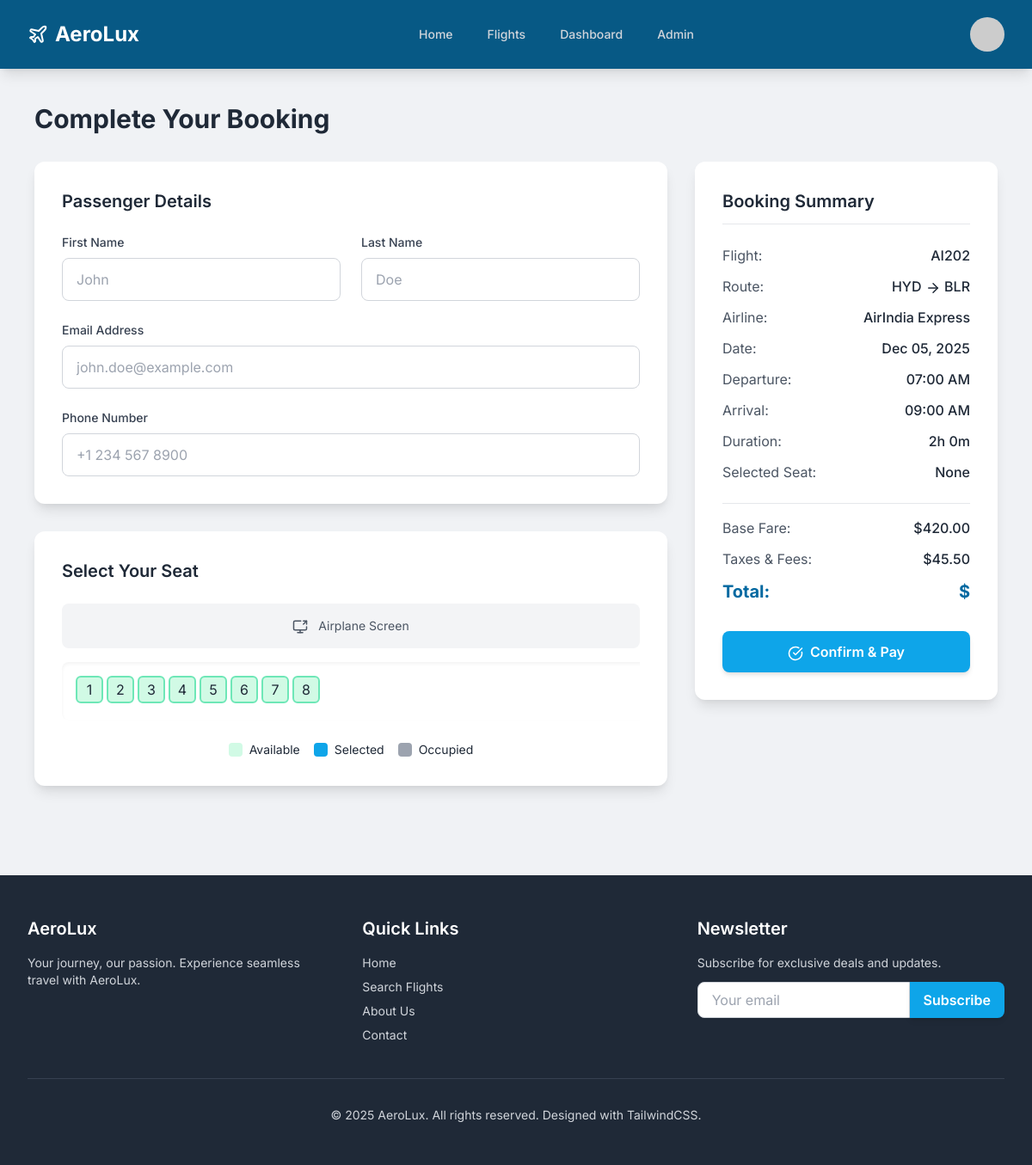
The app's page /booking/2/ (signed in) with its own data.
### flights/models.py (models this page shows, shortened)
class Seat(models.Model):
    SEAT_STATUS = (
        ('available', 'Available'),
        ('occupied', 'Occupied'),
        ('selected', 'Selected'),
    )
    flight = models.ForeignKey(Flight, on_delete=models.CASCADE, related_name='seats')
    seat_number = models.CharField(max_length=5)
    status = models.CharField(max_length=10, choices=SEAT_STATUS, default='available')
    class Meta:
        unique_together = ('flight', 'seat_number')

class Flight(models.Model):
    airline = models.ForeignKey(Airline, on_delete=models.CASCADE)
    flight_number = models.CharField(max_length=20, unique=True)
    origin = models.ForeignKey(Airport, on_delete=models.CASCADE, related_name='departures')
    destination = models.ForeignKey(Airport, on_delete=models.CASCADE, related_name='arrivals')
    departure_time = models.DateTimeField()
    arrival_time = models.DateTimeField()
    base_price = models.DecimalField(max_digits=10, decimal_places=2, validators=[MinValueValidator(Decimal('0.01'))])
    available_seats = models.IntegerField(validators=[MinValueValidator(0)])
    total_seats = models.IntegerField(validators=[MinValueValidator(1)])
    class Meta:
        ordering = ['departure_time']
    @property
    def duration(self):
        delta = self.arrival_time - self.departure_time
        hours = delta.seconds // 3600
        minutes = (delta.seconds % 3600) // 60
        return f"{hours}h {minutes}m"

class Airport(models.Model):
    name = models.CharField(max_length=200)
    city = models.CharField(max_length=100)
    country = models.CharField(max_length=100)
    code = models.CharField(max_length=10, unique=True)

class Airline(models.Model):
    name = models.CharField(max_length=100)
    code = models.CharField(max_length=10, unique=True)
    logo = models.ImageField(upload_to='airline_logos/', blank=True, null=True)

### flights/views.py (the view)
# urls.py: path('booking/<int:flight_id>/', views.booking_page, name='booking_page'),
@login_required
def booking_page(request, flight_id):
    flight = get_object_or_404(Flight, id=flight_id)
    seats = Seat.objects.filter(flight=flight).order_by('seat_number')
    if request.method == 'POST':
        form = BookingForm(request.POST)
        seat_number = request.POST.get('seat_number')
        if form.is_valid() and seat_number:
            seat = get_object_or_404(Seat, flight=flight, seat_number=seat_number, status='available')
            booking = form.save(commit=False)
            booking.user = request.user
            booking.flight = flight
            booking.seat = seat
            booking.total_price = flight.base_price + Decimal('45.50')
            booking.status = 'confirmed'
            booking.save()
            seat.status = 'occupied'
            seat.save()
            flight.available_seats -= 1
            flight.save()
            return redirect('dashboard')
    else:
        form = BookingForm()
    context = {
        'flight': flight,
        'seats': seats,
        'form': form,
        'page': 'booking'
    }
    return render(request, 'booking.html', context)

### flights/templates/booking.html (shortened to what this page needs)
{% extends 'base.html' %}
{% load static %}
{% block content %}
<section id="booking" class="page-section p-6 md:p-10">
    <div class="max-w-6xl mx-auto">
        <h2 class="text-3xl font-bold text-gray-800 mb-8">Complete Your Booking</h2>
        <form method="post" id="bookingForm">
            <div class="grid lg:grid-cols-3 gap-8">
                <div class="lg:col-span-2 space-y-8">
                    <div class="card-custom p-6 md:p-8">
                        <h3 class="text-xl font-semibold mb-6">Passenger Details</h3>
                        <div class="space-y-6">
                            <div class="grid md:grid-cols-2 gap-6">
                                <div>
                                    <label for="firstName" class="form-label-custom">First Name</label>
                                    {{ form.passenger_first_name }}
                                </div>
                                <div>
                                    <label for="lastName" class="form-label-custom">Last Name</label>
                                    {{ form.passenger_last_name }}
                                </div>
                            </div>
                            <div>
                                <label for="email" class="form-label-custom">Email Address</label>
                                {{ form.passenger_email }}
                            </div>
                            <div>
                                <label for="phone" class="form-label-custom">Phone Number</label>
                                {{ form.passenger_phone }}
                            </div>
                        </div>
                    </div>
                    <div class="card-custom p-6 md:p-8">
                        <h3 class="text-xl font-semibold mb-6">Select Your Seat</h3>
                        <div class="bg-gray-100 p-4 rounded-lg mb-4 text-center text-sm text-gray-600">
                            <i data-lucide="screen-share" class="inline-block mr-2 lucide-sm"></i> Airplane Screen
                        </div>
                        <div class="overflow-x-auto">
                            <div id="seatMapContainer" class="grid grid-cols-10 gap-1 md:gap-2 mx-auto w-max p-2 md:p-4 bg-white rounded-lg shadow-inner">
    {% for row_letter in "ABCDEFGHIJ" %}
        <div class="flex space-x-1 mb-1">
            {% for seat in seats %}
                {% if seat.seat_number|slice:":1" == row_letter %}
                    <div class="seat-base seat-{{ seat.status }} w-8 h-8 cursor-pointer"
                         data-seat="{{ seat.seat_number }}"
                         data-status="{{ seat.status }}">
                        {{ seat.seat_number|slice:"1:" }}
                    </div>
                {% endif %}
            {% endfor %}
        </div>
    {% endfor %}
</div>
                        </div>
                        <div class="flex justify-center space-x-4 mt-6 text-sm">
                            <div class="flex items-center"><div class="w-4 h-4 seat-available rounded mr-2"></div> Available</div>
                            <div class="flex items-center"><div class="w-4 h-4 seat-selected rounded mr-2"></div> Selected</div>
                            <div class="flex items-center"><div class="w-4 h-4 seat-occupied rounded mr-2"></div> Occupied</div>
                        </div>
                    </div>
                </div>
                <aside class="lg:col-span-1">
                    <div class="card-custom p-6 md:p-8 sticky top-24">
                        <h3 class="text-xl font-semibold mb-6 border-b pb-3">Booking Summary</h3>
                        <div class="space-y-3 mb-6">
                            <div class="flex justify-between">
                                <span class="text-gray-600">Flight:</span>
                                <span class="font-medium">{{ flight.flight_number }}</span>
                            </div>
                            <div class="flex justify-between">
                                <span class="text-gray-600">Route:</span>
                                <span class="font-medium">{{ flight.origin.code }} <i data-lucide="arrow-right" class="inline-block lucide-sm"></i> {{ flight.destination.code }}</span>
                            </div>
                            <div class="flex justify-between">
                                <span class="text-gray-600">Airline:</span>
                                <span class="font-medium">{{ flight.airline.name }}</span>
                            </div>
                            <div class="flex justify-between">
                                <span class="text-gray-600">Date:</span>
                                <span class="font-medium">{{ flight.departure_time|date:"M d, Y" }}</span>
                            </div>
                            <div class="flex justify-between">
                                <span class="text-gray-600">Departure:</span>
                                <span class="font-medium">{{ flight.departure_time|date:"h:i A" }}</span>
                            </div>
                            <div class="flex justify-between">
                                <span class="text-gray-600">Arrival:</span>
                                <span class="font-medium">{{ flight.arrival_time|date:"h:i A" }}</span>
                            </div>
                            <div class="flex justify-between">
                                <span class="text-gray-600">Duration:</span>
                                <span class="font-medium">{{ flight.duration }}</span>
                            </div>
                            <div class="flex justify-between">
                                <span class="text-gray-600">Selected Seat:</span>
                                <span class="font-medium" id="selectedSeatDisplay">None</span>
                            </div>
                        </div>
                        <div class="border-t pt-4 space-y-3">
                            <div class="flex justify-between">
                                <span class="text-gray-600">Base Fare:</span>
                                <span class="font-medium">${{ flight.base_price }}</span>
                            </div>
                            <div class="flex justify-between">
                                <span class="text-gray-600">Taxes & Fees:</span>
                                <span class="font-medium">$45.50</span>
                            </div>
                            <div class="flex justify-between text-xl font-bold text-sky-700">
                                <span>Total:</span>
                                <span>${{ flight.base_price|add:"45.50" }}</span>
                            </div>
                        </div>
                        <button type="submit" id="confirmBookingButton" class="btn-custom btn-primary-custom w-full mt-8">
                            <i data-lucide="check-circle" class="inline-block mr-1 lucide-sm"></i> Confirm & Pay
                        </button>
                    </div>
                </aside>
            </div>
        </form>
    </div>
</section>
{% endblock %}

### flights/static/style.css (style rules this page uses)
body { font-family: 'Inter', sans-serif; background-color: #f0f2f5; }
.btn-custom { padding-left: 1.5rem; padding-right: 1.5rem; padding-top: 0.75rem; padding-bottom: 0.75rem; border-radius: 0.5rem; font-weight: 600; box-shadow: 0 4px 6px -1px rgba(0, 0, 0, 0.1), 0 2px 4px -1px rgba(0, 0, 0, 0.06); transition-property: all; transition-timing-function: cubic-bezier(0.4, 0, 0.2, 1); transition-duration: 300ms; }
.btn-primary-custom { background-color: #0ea5e9; color: #ffffff; }
.card-custom { background-color: #ffffff; border-radius: 0.75rem; box-shadow: 0 10px 15px -3px rgba(0, 0, 0, 0.1), 0 4px 6px -2px rgba(0, 0, 0, 0.05); overflow: hidden; }
.input-field-custom { width: 100%; padding-left: 1rem; padding-right: 1rem; padding-top: 0.75rem; padding-bottom: 0.75rem; border-radius: 0.5rem; border-width: 1px; border-color: #d1d5db; transition-property: box-shadow; transition-timing-function: cubic-bezier(0.4, 0, 0.2, 1); transition-duration: 150ms; }
.form-label-custom { display: block; margin-bottom: 0.5rem; font-size: 0.875rem; line-height: 1.25rem; font-weight: 500; color: #374151; }
.seat-base { border-width: 2px; border-color: #d1d5db; border-radius: 0.375rem; display: flex; align-items: center; justify-content: center; cursor: pointer; transition-property: all; transition-duration: 200ms; }
.seat-available { background-color: #d1fae5; border-color: #6ee7b7; }
.seat-selected { background-color: #0ea5e9; color: #ffffff; border-color: #0369a1; }
.seat-occupied { background-color: #9ca3af; cursor: not-allowed; border-color: #6b7280; }
.lucide { width: 24px; height: 24px; stroke-width: 2; }
.lucide-sm { width: 18px; height: 18px; }

### records on screen
Seat: seat_number "1"
Seat: seat_number "2"
Seat: seat_number "3"
Seat: seat_number "4"
Seat: seat_number "5"
Seat: seat_number "6"
Seat: seat_number "7"
Seat: seat_number "8"
Flight: flight_number "AI202", origin.code "HYD", destination.code "BLR", airline.name "AirIndia Express", departure_time "Dec 05, 2025", departure_time "07:00 AM", arrival_time "09:00 AM", duration "2h 0m", base_price "420.00"
